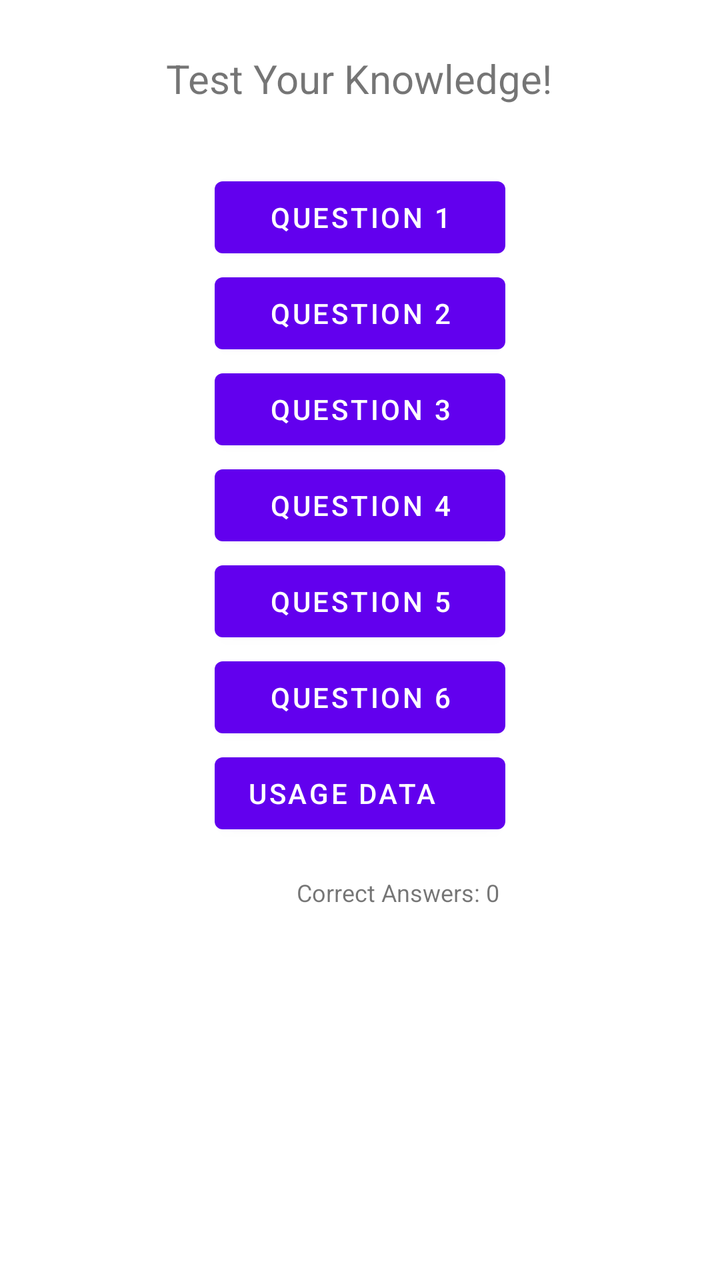
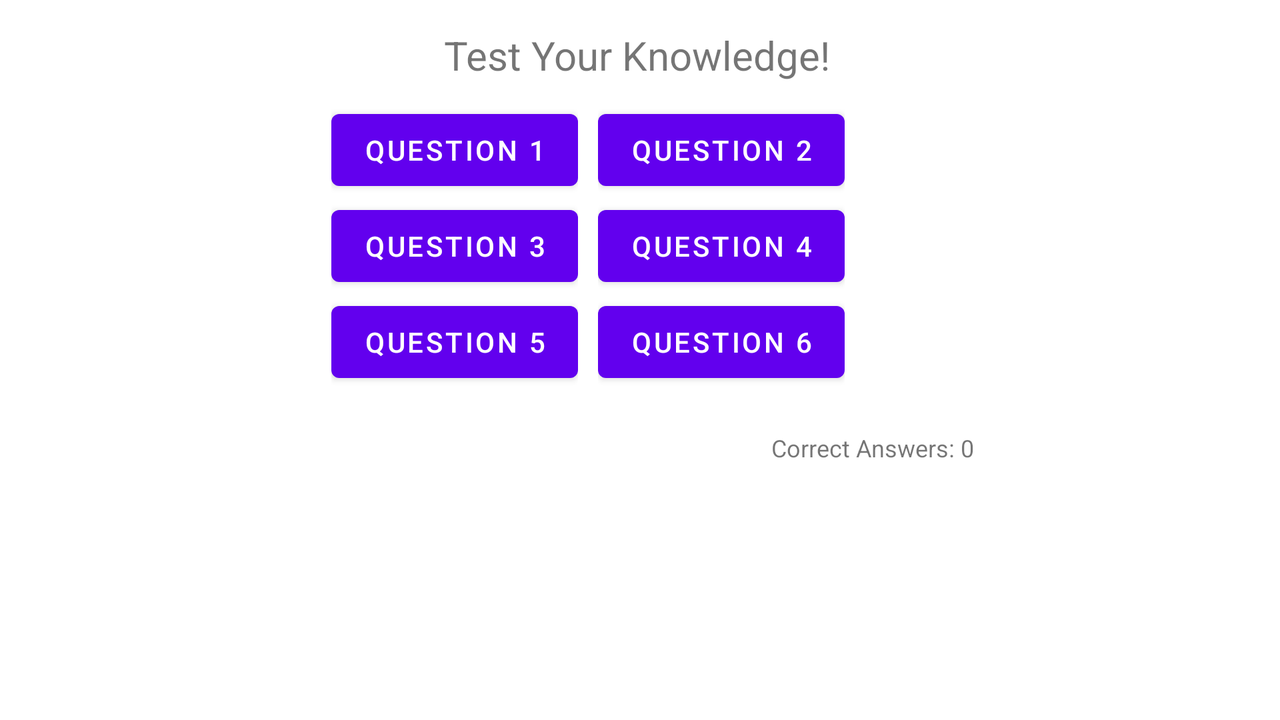

Two renders of one Android screen. The first uses the default layout on a phone; the second uses the alternative layout the repository ships for a different screen configuration, on a matching device. The two XML files are below.
<!-- AndroidManifest.xml: application theme Theme.Quiz2022 -->
<!-- res/layout/activity_main.xml -->
<?xml version="1.0" encoding="utf-8"?>
<androidx.constraintlayout.widget.ConstraintLayout xmlns:android="http://schemas.android.com/apk/res/android"
    xmlns:app="http://schemas.android.com/apk/res-auto"
    xmlns:tools="http://schemas.android.com/tools"
    android:layout_width="match_parent"
    android:layout_height="match_parent"
    tools:context=".StartActivity">

    <TextView
        android:id="@+id/textView"
        android:layout_width="wrap_content"
        android:layout_height="wrap_content"
        android:text="Test Your Knowledge!"
        android:textSize="20sp"
        app:layout_constraintBottom_toBottomOf="parent"
        app:layout_constraintEnd_toEndOf="parent"
        app:layout_constraintHorizontal_bias="0.497"
        app:layout_constraintStart_toStartOf="parent"
        app:layout_constraintTop_toTopOf="parent"
        app:layout_constraintVertical_bias="0.042" />

    <LinearLayout
        android:id="@+id/linearLayout"
        android:layout_width="wrap_content"
        android:layout_height="wrap_content"
        android:layout_marginTop="32dp"
        android:orientation="vertical"
        app:layout_constraintEnd_toEndOf="parent"
        app:layout_constraintStart_toStartOf="parent"
        app:layout_constraintTop_toBottomOf="@+id/textView">

        <Button
            android:id="@+id/button"
            android:layout_width="match_parent"
            android:layout_height="wrap_content"
            android:text="Question 1" />

        <Button
            android:id="@+id/button2"
            android:layout_width="match_parent"
            android:layout_height="wrap_content"
            android:text="Question 2" />

        <Button
            android:id="@+id/button3"
            android:layout_width="match_parent"
            android:layout_height="wrap_content"
            android:text="Question 3" />

        <Button
            android:id="@+id/button4"
            android:layout_width="match_parent"
            android:layout_height="wrap_content"
            android:text="Question 4" />

        <Button
            android:id="@+id/button5"
            android:layout_width="match_parent"
            android:layout_height="wrap_content"
            android:text="Question 5" />

        <Button
            android:id="@+id/button6"
            android:layout_width="match_parent"
            android:layout_height="wrap_content"
            android:text="Question 6" />

        <Button
            android:id="@+id/button7"
            android:layout_width="match_parent"
            android:layout_height="wrap_content"
            android:text="Usage Data    " />

    </LinearLayout>

    <TextView
        android:id="@+id/textView2"
        android:layout_width="wrap_content"
        android:layout_height="wrap_content"
        android:text="Correct Answers: 0"
        android:textSize="12sp"
        app:layout_constraintBottom_toBottomOf="parent"
        app:layout_constraintEnd_toEndOf="parent"
        app:layout_constraintHorizontal_bias="0.573"
        app:layout_constraintStart_toStartOf="parent"
        app:layout_constraintTop_toBottomOf="@+id/linearLayout"
        app:layout_constraintVertical_bias="0.086" />

</androidx.constraintlayout.widget.ConstraintLayout>
<!-- resources referenced by this layout -->
<resources>
  <style name="Theme.Quiz2022" parent="Theme.MaterialComponents.DayNight.DarkActionBar">
          
          <item name="colorPrimary">@color/purple_500</item>
          <item name="colorPrimaryVariant">@color/purple_700</item>
          <item name="colorOnPrimary">@color/white</item>
          
          <item name="colorSecondary">@color/teal_200</item>
          <item name="colorSecondaryVariant">@color/teal_700</item>
          <item name="colorOnSecondary">@color/black</item>
          
          <item name="android:statusBarColor">?attr/colorPrimaryVariant</item>
          
      </style>
</resources>
<!-- res/layout-land/activity_main.xml (the repository's variant of the layout above) -->
<!-- drawn on the phone turned sideways -->
<?xml version="1.0" encoding="utf-8"?>
<androidx.constraintlayout.widget.ConstraintLayout xmlns:android="http://schemas.android.com/apk/res/android"
    xmlns:app="http://schemas.android.com/apk/res-auto"
    xmlns:tools="http://schemas.android.com/tools"
    android:layout_width="match_parent"
    android:layout_height="match_parent"
    tools:context=".StartActivity">

    <TextView
        android:id="@+id/textView"
        android:layout_width="wrap_content"
        android:layout_height="wrap_content"
        android:text="@string/tv_title_string"
        android:textSize="20sp"
        app:layout_constraintTop_toTopOf="parent"
        app:layout_constraintBottom_toBottomOf="parent"
        app:layout_constraintEnd_toEndOf="parent"
        app:layout_constraintHorizontal_bias="0.497"
        app:layout_constraintStart_toStartOf="parent"
        app:layout_constraintVertical_bias="0.042" />

    <LinearLayout
        android:id="@+id/linearLayout2"
        android:layout_width="wrap_content"
        android:layout_height="wrap_content"
        android:layout_marginTop="10dp"
        android:layout_marginEnd="50dp"
        android:orientation="horizontal"
        app:layout_constraintEnd_toEndOf="parent"
        app:layout_constraintHorizontal_bias="0.497"
        app:layout_constraintStart_toStartOf="parent"
        app:layout_constraintTop_toBottomOf="@+id/textView">

        <LinearLayout
            android:id="@+id/linearLayout"
            android:layout_width="wrap_content"
            android:layout_height="wrap_content"
            android:layout_marginEnd="10dp"
            android:orientation="vertical">

            <Button
                android:id="@+id/button"
                android:layout_width="wrap_content"
                android:layout_height="wrap_content"
                android:text="@string/btn1_string" />

            <Button
                android:id="@+id/button3"
                android:layout_width="wrap_content"
                android:layout_height="wrap_content"
                android:text="@string/btn3_string" />

            <Button
                android:id="@+id/button5"
                android:layout_width="wrap_content"
                android:layout_height="wrap_content"
                android:text="@string/btn5_string" />

        </LinearLayout>

        <LinearLayout
            android:layout_width="wrap_content"
            android:layout_height="wrap_content"
            android:orientation="vertical">

            <Button
                android:id="@+id/button2"
                android:layout_width="wrap_content"
                android:layout_height="wrap_content"
                android:text="@string/btn2_string" />

            <Button
                android:id="@+id/button4"
                android:layout_width="wrap_content"
                android:layout_height="wrap_content"
                android:text="@string/btn4_string" />

            <Button
                android:id="@+id/button6"
                android:layout_width="wrap_content"
                android:layout_height="wrap_content"
                android:text="@string/btn6_string" />

        </LinearLayout>

    </LinearLayout>

    <TextView
        android:id="@+id/textView2"
        android:layout_width="wrap_content"
        android:layout_height="wrap_content"
        android:text="@string/tv_score_string"
        android:textSize="12sp"
        app:layout_constraintBottom_toBottomOf="parent"
        app:layout_constraintEnd_toEndOf="parent"
        app:layout_constraintHorizontal_bias="0.716"
        app:layout_constraintStart_toStartOf="parent"
        app:layout_constraintTop_toBottomOf="@+id/linearLayout2"
        app:layout_constraintVertical_bias="0.138" />

</androidx.constraintlayout.widget.ConstraintLayout>
<!-- resources referenced by the variant -->
<!-- as the phone turned sideways resolves them -->
<resources>
  <string name="btn1_string">Question 1</string>
  <string name="btn2_string">Question 2</string>
  <string name="btn3_string">Question 3</string>
  <string name="btn4_string">Question 4</string>
  <string name="btn5_string">Question 5</string>
  <string name="btn6_string">Question 6</string>
  <string name="tv_score_string">Correct Answers: 0</string>
  <string name="tv_title_string">Test Your Knowledge!</string>
  <style name="Theme.Quiz2022" parent="Theme.MaterialComponents.DayNight.DarkActionBar">
          
          <item name="colorPrimary">@color/purple_500</item>
          <item name="colorPrimaryVariant">@color/purple_700</item>
          <item name="colorOnPrimary">@color/white</item>
          
          <item name="colorSecondary">@color/teal_200</item>
          <item name="colorSecondaryVariant">@color/teal_700</item>
          <item name="colorOnSecondary">@color/black</item>
          
          <item name="android:statusBarColor">?attr/colorPrimaryVariant</item>
          
      </style>
</resources>
